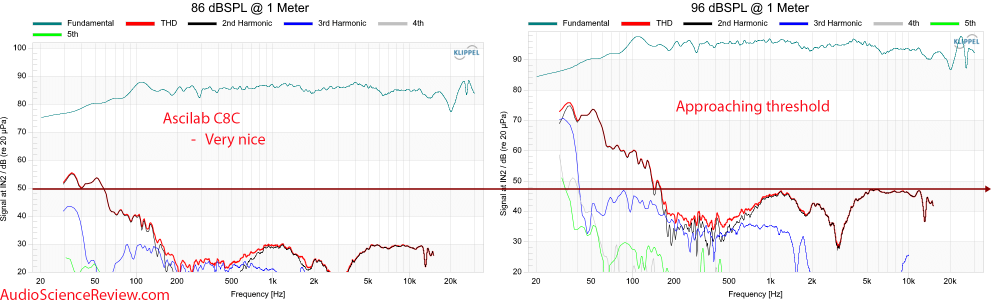
#> input picture src/graphextract/datas/AsciLab C8C speakers active 3-way cardioid speaker hypex distortion THD measurement (1).png, 2000 x 600 px (shown at 1/2 size); its folder holds only this picture in this run
$ python report_extraction.py --input-dir ../src/graphextract/datas
#> lines starting #> are read from the running program, lines starting #| are printed output that depends on the picture; after the words box and inside, x2 and y2 are one past the last pixel; in counts of white or black regions, pixels touching at a corner belong together
### src/spinorama/_logging.py
# -*- coding: utf-8 -*-
# A library to display spinorama charts
#
# Copyright (C) 2020-2025 Pierre Aubert pierre(at)spinorama(dot)org
#
# This program is free software: you can redistribute it and/or modify
# it under the terms of the GNU General Public License as published by
# the Free Software Foundation, either version 3 of the License, or
# (at your option) any later version.
#
# This program is distributed in the hope that it will be useful,
# but WITHOUT ANY WARRANTY; without even the implied warranty of
# MERCHANTABILITY or FITNESS FOR A PARTICULAR PURPOSE.  See the
# GNU General Public License for more details.
#
# You should have received a copy of the GNU General Public License
# along with this program.  If not, see <https://www.gnu.org/licenses/>.

"""Centralized logger setup for spinorama and its subpackages.

Ray executes work in remote processes, so loggers must be (re)configured per
process. Callers call ``setup_logger`` once per process before logging.
"""

import logging
import sys

logger = logging.getLogger("spinorama")

DEFAULT_LOG_PATH = "build/debug_spin.log"
_LOG_FORMAT = "%(asctime)s - %(filename)s:%(funcName)s:%(lineno)d - %(levelname)s - %(message)s"
_HANDLER_ATTR = "_spinorama_handler"


def close_logger() -> None:
    """Remove and close handlers installed by :func:`setup_logger`."""
    for handler in list(logger.handlers):
        if getattr(handler, _HANDLER_ATTR, False):
            logger.removeHandler(handler)
            handler.close()


def setup_logger(level: int = logging.WARNING, path: str = DEFAULT_LOG_PATH) -> None:
    """Attach a file + stdout handler to the shared ``spinorama`` logger.

    Safe to call from any process (incl. ray workers).
    """
    close_logger()

    formatter = logging.Formatter(_LOG_FORMAT)
    file_handler = logging.FileHandler(path)
    file_handler.setFormatter(formatter)
    setattr(file_handler, _HANDLER_ATTR, True)
    logger.addHandler(file_handler)
    stream_handler = logging.StreamHandler(sys.stdout)
    stream_handler.setFormatter(formatter)
    setattr(stream_handler, _HANDLER_ATTR, True)
    logger.addHandler(stream_handler)
    logger.setLevel(level)

### src/spinorama/extract/plot_detect.py
# -*- coding: utf-8 -*-
# A library to display spinorama charts
#
# Copyright (C) 2020-2025 Pierre Aubert pierre(at)spinorama(dot)org
#
# This program is free software: you can redistribute it and/or modify
# it under the terms of the GNU General Public License as published by
# the Free Software Foundation, either version 3 of the License, or
# (at your option) any later version.
#
# This program is distributed in the hope that it will be useful,
# but WITHOUT ANY WARRANTY; without even the implied warranty of
# MERCHANTABILITY or FITNESS FOR A PARTICULAR PURPOSE.  See the
# GNU General Public License for more details.
#
# You should have received a copy of the GNU General Public License
# along with this program.  If not, see <https://www.gnu.org/licenses/>.

"""Plot region detection: find and crop individual sub-plots from Klippel images."""

from dataclasses import dataclass

import cv2
import numpy as np
import numpy.typing as npt

from spinorama import logger


@dataclass
class PlotRegion:
    """A detected plot region within the image."""

    x: int
    y: int
    w: int
    h: int
    title: str = ""


def _find_contour_regions(
    gray: npt.NDArray, img_area: int, min_area_ratio: float = 0.10
) -> list[PlotRegion]:
    """Find large rectangular contours that represent plot areas."""
    # Threshold for near-white background
    _, thresh = cv2.threshold(gray, 240, 255, cv2.THRESH_BINARY)

    # Invert so plot area is white
    thresh_inv = cv2.bitwise_not(thresh)

    # Find contours
    contours, _ = cv2.findContours(thresh_inv, cv2.RETR_EXTERNAL, cv2.CHAIN_APPROX_SIMPLE)

    regions = []
    for cnt in contours:
        area = cv2.contourArea(cnt)
        if area < img_area * min_area_ratio:
            continue

        x, y, w, h = cv2.boundingRect(cnt)
        aspect = w / h if h > 0 else 0

        # Klippel plots have aspect ratio roughly 1.0 to 2.5
        if 0.8 <= aspect <= 3.0:
            regions.append(PlotRegion(x=x, y=y, w=w, h=h))

    # Sort left to right
    regions.sort(key=lambda r: r.x)
    return regions


def _vertical_split_fallback(img: npt.NDArray) -> list[PlotRegion]:
    """Split image vertically at the point of minimal horizontal gradient in center third."""
    h, w = img.shape[:2]
    gray = cv2.cvtColor(img, cv2.COLOR_BGR2GRAY) if len(img.shape) == 3 else img

    # Look in center third for a vertical split
    center_start = w // 3
    center_end = 2 * w // 3

    # Compute column-wise intensity variance
    col_var = np.var(gray[:, center_start:center_end].astype(float), axis=0)

    # Find the column with minimum variance (likely a gap between plots)
    min_col = center_start + int(np.argmin(col_var))

    # Check if there's a meaningful gap (high variance columns on both sides)
    left_var = np.mean(col_var[: len(col_var) // 3])
    right_var = np.mean(col_var[2 * len(col_var) // 3 :])
    gap_var = col_var[min_col - center_start]

    if gap_var < 0.5 * min(left_var, right_var):
        # Significant gap found - split into two plots
        margin = int(0.02 * h)
        return [
            PlotRegion(x=0, y=margin, w=min_col - margin, h=h - 2 * margin),
            PlotRegion(x=min_col + margin, y=margin, w=w - min_col - 2 * margin, h=h - 2 * margin),
        ]

    # No clear split - treat as single plot with margin
    margin_x = int(0.05 * w)
    margin_y = int(0.05 * h)
    return [PlotRegion(x=margin_x, y=margin_y, w=w - 2 * margin_x, h=h - 2 * margin_y)]


def _ocr_title(img: npt.NDArray, region: PlotRegion) -> str:
    """Try to OCR a title above the plot region."""
    try:
        import pytesseract
    except ImportError:
        return ""

    # Look above the plot region for title text
    title_h = min(region.y, int(0.08 * img.shape[0]))
    if title_h < 10:
        return ""

    title_roi = img[max(0, region.y - title_h) : region.y, region.x : region.x + region.w]
    if title_roi.size == 0:
        return ""

    gray = cv2.cvtColor(title_roi, cv2.COLOR_BGR2GRAY) if len(title_roi.shape) == 3 else title_roi
    try:
        text = pytesseract.image_to_string(gray, config="--psm 7").strip()
        return text
    except Exception:
        logger.debug("OCR title extraction failed")
        return ""


def detect_plot_regions(img: npt.NDArray, debug: bool = False) -> list[PlotRegion]:
    """Detect plot regions in a Klippel distortion graph image.

    Args:
        img: BGR image array.
        debug: If True, log additional debug info.

    Returns:
        List of PlotRegion objects sorted left-to-right.
    """
    h, w = img.shape[:2]
    img_area = h * w

    gray = cv2.cvtColor(img, cv2.COLOR_BGR2GRAY)

    # Try contour-based detection first
    regions = _find_contour_regions(gray, img_area)

    if not regions:
        logger.info("Contour detection failed, trying vertical split fallback")
        regions = _vertical_split_fallback(img)

    # Try to OCR titles
    for region in regions:
        region.title = _ocr_title(img, region)
        if region.title:
            logger.debug("Plot title: '%s'", region.title)

    logger.info("Detected %d plot region(s)", len(regions))
    return regions

### scripts/report_extraction.py
#!/usr/bin/env python3
# -*- coding: utf-8 -*-
# A library to display spinorama charts
#
# Copyright (C) 2020-2025 Pierre Aubert pierre(at)spinorama(dot)org
#
# This program is free software: you can redistribute it and/or modify
# it under the terms of the GNU General Public License as published by
# the Free Software Foundation, either version 3 of the License, or
# (at your option) any later version.
#
# This program is distributed in the hope that it will be useful,
# but WITHOUT ANY WARRANTY; without even the implied warranty of
# MERCHANTABILITY or FITNESS FOR A PARTICULAR PURPOSE.  See the
# GNU General Public License for more details.
#
# You should have received a copy of the GNU General Public License
# along with this program.  If not, see <https://www.gnu.org/licenses/>.

"""CLI: Extract curves from PNG images and generate an HTML report.

Usage:
    python scripts/report_extraction.py \\
        --input-dir src/graphextract/datas \\
        --output report_extraction.html
"""

import argparse
import base64
import html as html_mod
import json
import logging
import sys
from pathlib import Path

import cv2
import numpy as np

# Add src to path
sys.path.insert(0, str(Path(__file__).resolve().parent.parent / "src"))

from spinorama import logger, setup_logger
from spinorama.extract.distortion import ExtractionResult, extract_curves
from spinorama.extract.plot_detect import detect_plot_regions
from spinorama.extract.axis_calibrate import calibrate_axes
from spinorama.extract.color_segment import DEFAULT_CURVE_SPECS, segment_curves
from spinorama.extract.curve_trace import trace_single_curve


# Klippel curve colors for the chart
CURVE_COLORS: dict[str, str] = {
    "Fundamental": "#22a652",
    "THD": "#d62728",
    "2nd Harmonic": "#8c564b",
    "3rd Harmonic": "#1f77b4",
    "4th Harmonic": "#7f7f7f",
    "5th Harmonic": "#bcbd22",
}


# [4 lines left out: function _img_to_data_uri, not called in this run]


def _process_image(image_path: Path) -> dict:
    """Process a single PNG image and return extraction results."""
    img = cv2.imread(str(image_path))
    if img is None:
        return {"file": image_path.name, "status": "error", "error": f"Cannot read {image_path}"}

    regions = detect_plot_regions(img)
    if not regions:
        return {"file": image_path.name, "status": "error", "error": "No plot regions detected"}

    all_curves: dict[str, list[tuple[float, float]]] = {}
    region_infos: list[dict] = []

    for region in regions:
        plot_img = img[region.y : region.y + region.h, region.x : region.x + region.w]
        calibration = calibrate_axes(plot_img, region)

        masks = segment_curves(plot_img, DEFAULT_CURVE_SPECS)

        region_curves: dict[str, list[tuple[float, float]]] = {}
        for curve_name, mask in masks.items():
            pts = trace_single_curve(mask, calibration)
            if pts:
                region_curves[curve_name] = pts
                # prefix with region title if available
                key = f"{region.title} - {curve_name}" if region.title else curve_name
                all_curves[key] = pts

        region_infos.append(
            {
                "title": region.title,
                "x": region.x,
                "y": region.y,
                "w": region.w,
                "h": region.h,
                "calibration": {
                    "freq_min": round(calibration.freq_min, 1),
                    "freq_max": round(calibration.freq_max, 1),
                    "db_min": round(calibration.db_min, 1),
                    "db_max": round(calibration.db_max, 1),
                },
                "curves": {
                    name: {
                        "n_points": len(pts),
                        "freq_range": [
                            round(min(p[0] for p in pts), 1),
                            round(max(p[0] for p in pts), 1),
                        ],
                        "db_range": [
                            round(min(p[1] for p in pts), 1),
                            round(max(p[1] for p in pts), 1),
                        ],
                        "mean_db": round(sum(p[1] for p in pts) / len(pts), 1),
                    }
                    for name, pts in region_curves.items()
                },
            }
        )

    return {
        "file": image_path.name,
        "status": "success",
        "img": img,
        "n_regions": len(regions),
        "regions": region_infos,
        "curves": all_curves,
    }


# [228 lines left out: functions _downsample, _build_traces_json, generate_report, not called in this run]


def main() -> int:
    parser = argparse.ArgumentParser(
        description="Extract curves from PNGs and generate HTML report"
    )
    parser.add_argument("--input-dir", type=Path, required=True, help="Directory with PNG images")
    parser.add_argument(
        "--output", type=Path, default=Path("report_extraction.html"), help="Output HTML file"
    )
    parser.add_argument("-v", "--verbose", action="store_true")
    args = parser.parse_args()

    level = logging.DEBUG if args.verbose else logging.WARNING
    setup_logger(level)

    pngs = sorted(args.input_dir.glob("*.png"))
    if not pngs:
        print(f"No PNG files found in {args.input_dir}", file=sys.stderr)
        return 1

    print(f"Processing {len(pngs)} images from {args.input_dir}")

    results: list[dict] = []
    for i, png in enumerate(pngs):
        print(f"  [{i + 1}/{len(pngs)}] {png.name}")
        result = _process_image(png)
#> in _process_image, img is the input picture: shape (600, 2000, 3); mean B, G, R 244.3, 243.9, 246.1
#> in detect_plot_regions, `gray = cv2.cvtColor(img, cv2.COLOR_BGR2GRAY)`:
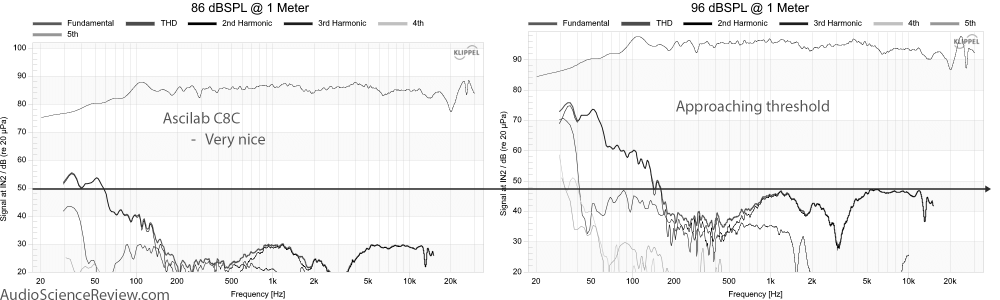
#> gray: shape (600, 2000) (shown at 1/2 size); min 0, max 255, mean 244.6
#> in _find_contour_regions, `_, thresh = cv2.threshold(gray, 240, 255, cv2.THRESH_BINARY)`:
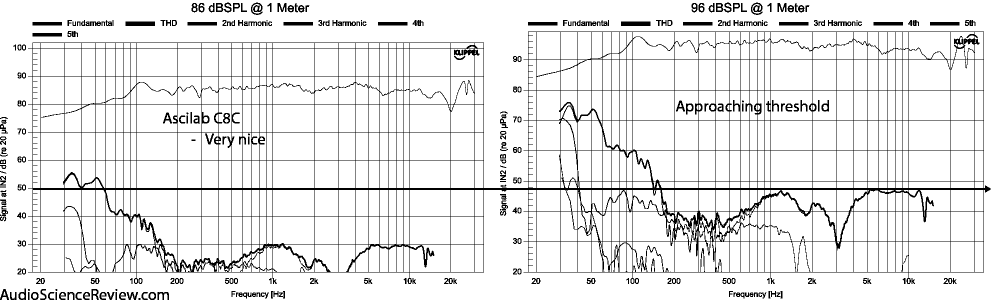
#> thresh: shape (600, 2000) (shown at 1/2 size); 91.3% white; black in thin lines or dots
#> in _find_contour_regions, `thresh_inv = cv2.bitwise_not(thresh)`:
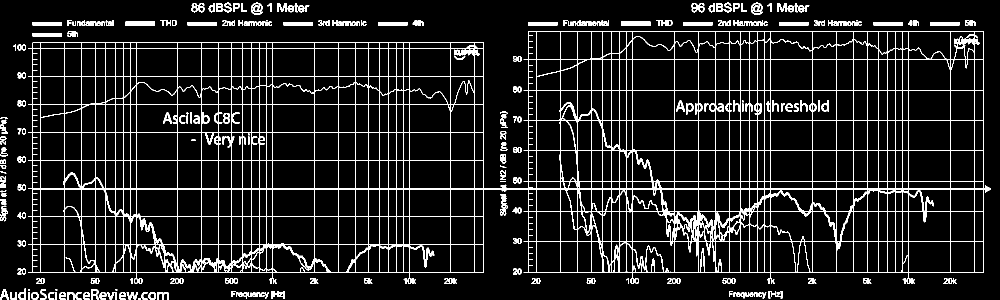
#> thresh_inv: shape (600, 2000) (shown at 1/2 size); 8.7% white in thin lines or dots
#> in _find_contour_regions, `contours, _ = cv2.findContours(thresh_inv, cv2.RETR_EXTERNAL, cv2.CHAI..`: contours = 262 contours, 29 with area under 20; largest, box (x1, y1, x2, y2) and area: (56, 63, 1982, 568) 852971, (1242, 43, 1301, 52) 464, (251, 43, 310, 52) 464, (65, 66, 124, 73) 348, (1860, 44, 1919, 51) 348
#> the loop in _find_contour_regions, `for cnt in contours:` made 262 passes
#> area on passes 2 to 4: 27.5, 51.5, 29
#> after the loop in _find_contour_regions, `for cnt in contours:`: regions = []
#> in _vertical_split_fallback, `col_var = np.var(gray[:, center_start:center_end].astype(float), axis=0)`: col_var = 667 values, max 7086.9 at index 345, min 193.4 at index 302, mean 891
#> in _vertical_split_fallback, `min_col = center_start + int(np.argmin(col_var))`: min_col = 968
#> in _vertical_split_fallback, `left_var = np.mean(col_var[: len(col_var) // 3])`: left_var = 732
#> in _vertical_split_fallback, `right_var = np.mean(col_var[2 * len(col_var) // 3 :])`: right_var = 1094.1
#> in _vertical_split_fallback, `gap_var = col_var[min_col - center_start]`: gap_var = 193.4
#> in detect_plot_regions, `regions = _vertical_split_fallback(img)`: regions = 2 items
#> the loop in detect_plot_regions, `for region in regions:` made 1 pass
#> title_h in _ocr_title on pass 1: 12
        results.append(result)
        if result["status"] == "success":
            n = len(result["curves"])
            print(f"         {result['n_regions']} region(s), {n} curve(s)")
        else:
            print(f"         ERROR: {result.get('error', '?')}")

    generate_report(results, args.output)
    print(f"\nReport written to {args.output}")
    return 0


if __name__ == "__main__":
    sys.exit(main())
#> (the call stopped at in _ocr_title, `text = pytesseract.image_to_string(gray, config="--psm 7").strip()`: pytesseract is not available in this run)
